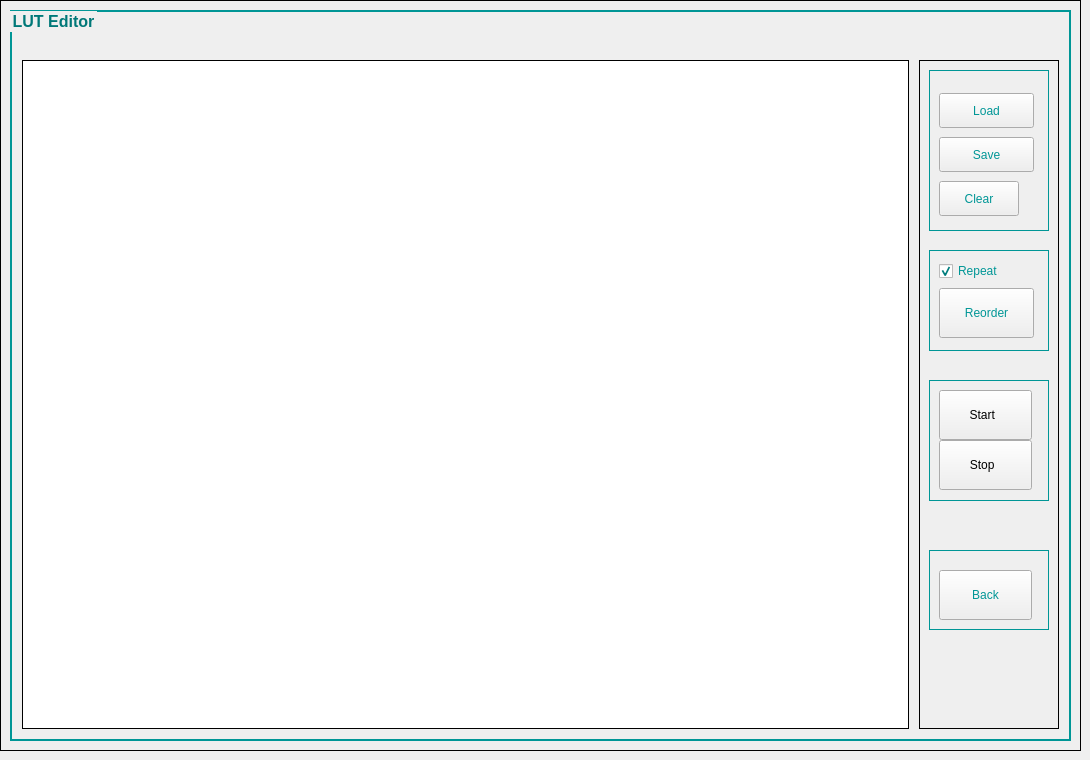
            <widget class="QWidget" name="lutEditorPage">
             <widget class="QFrame" name="frame_lutEditMode">
              <property name="geometry">
               <rect>
                <x>0</x>
                <y>0</y>
                <width>1081</width>
                <height>751</height>
               </rect>
              </property>
              <property name="sizePolicy">
               <sizepolicy hsizetype="Expanding" vsizetype="Expanding">
                <horstretch>0</horstretch>
                <verstretch>0</verstretch>
               </sizepolicy>
              </property>
              <property name="minimumSize">
               <size>
                <width>931</width>
                <height>581</height>
               </size>
              </property>
              <property name="styleSheet">
               <string notr="true">QFrame{background-image : url(:/images/img.jpg);
border:1px solid black}</string>
              </property>
              <property name="frameShape">
               <enum>QFrame::StyledPanel</enum>
              </property>
              <property name="frameShadow">
               <enum>QFrame::Raised</enum>
              </property>
              <layout class="QGridLayout" name="gridLayout_28">
               <item row="0" column="0">
                <widget class="QGroupBox" name="groupBox_LutEditMode">
                 <property name="sizePolicy">
                  <sizepolicy hsizetype="Expanding" vsizetype="Expanding">
                   <horstretch>0</horstretch>
                   <verstretch>0</verstretch>
                  </sizepolicy>
                 </property>
                 <property name="minimumSize">
                  <size>
                   <width>0</width>
                   <height>0</height>
                  </size>
                 </property>
                 <property name="font">
                  <font>
                   <family>Arial</family>
                   <pointsize>12</pointsize>
                   <weight>75</weight>
                   <bold>true</bold>
                  </font>
                 </property>
                 <property name="contextMenuPolicy">
                  <enum>Qt::NoContextMenu</enum>
                 </property>
                 <property name="autoFillBackground">
                  <bool>false</bool>
                 </property>
                 <property name="styleSheet">
                  <string notr="true">QGroupBox{ border: 1.5px solid ;
background-color: transparent;
border-color: rgb(0,150,150);
color:rgb(0,120,120);
;}</string>
                 </property>
                 <property name="title">
                  <string>LUT Editor</string>
                 </property>
                 <layout class="QHBoxLayout" name="horizontalLayout_48">
                  <property name="spacing">
                   <number>10</number>
                  </property>
                  <property name="sizeConstraint">
                   <enum>QLayout::SetDefaultConstraint</enum>
                  </property>
                  <property name="topMargin">
                   <number>25</number>
                  </property>
                  <item>
                   <widget class="QTableWidget" name="lutEditTableWidget">
                    <property name="sizePolicy">
                     <sizepolicy hsizetype="Expanding" vsizetype="Expanding">
                      <horstretch>0</horstretch>
                      <verstretch>0</verstretch>
                     </sizepolicy>
                    </property>
                    <property name="minimumSize">
                     <size>
                      <width>0</width>
                      <height>0</height>
                     </size>
                    </property>
                    <attribute name="horizontalHeaderVisible">
                     <bool>false</bool>
                    </attribute>
                    <attribute name="horizontalHeaderDefaultSectionSize">
                     <number>150</number>
                    </attribute>
                    <attribute name="horizontalHeaderStretchLastSection">
                     <bool>true</bool>
                    </attribute>
                    <attribute name="verticalHeaderVisible">
                     <bool>false</bool>
                    </attribute>
                    <attribute name="verticalHeaderStretchLastSection">
                     <bool>false</bool>
                    </attribute>
                    <column>
                     <property name="text">
                      <string>SNO</string>
                     </property>
                    </column>
                    <column>
                     <property name="text">
                      <string>LUT Entry</string>
                     </property>
                    </column>
                   </widget>
                  </item>
                  <item>
                   <widget class="QFrame" name="frame">
                    <property name="sizePolicy">
                     <sizepolicy hsizetype="Fixed" vsizetype="Expanding">
                      <horstretch>0</horstretch>
                      <verstretch>0</verstretch>
                     </sizepolicy>
                    </property>
                    <property name="minimumSize">
                     <size>
                      <width>140</width>
                      <height>0</height>
                     </size>
                    </property>
                    <property name="layoutDirection">
                     <enum>Qt::LeftToRight</enum>
                    </property>
                    <property name="frameShape">
                     <enum>QFrame::StyledPanel</enum>
                    </property>
                    <property name="frameShadow">
                     <enum>QFrame::Raised</enum>
                    </property>
                    <widget class="QGroupBox" name="groupBox_2">
                     <property name="geometry">
                      <rect>
                       <x>10</x>
                       <y>10</y>
                       <width>120</width>
                       <height>161</height>
                      </rect>
                     </property>
                     <property name="styleSheet">
                      <string notr="true">QGroupBox{ border: 1px solid ;
background-color: transparent;
border-color: rgb(0,150,150);
color:rgb(0,120,120);
;}</string>
                     </property>
                     <property name="title">
                      <string/>
                     </property>
                     <widget class="QWidget" name="layoutWidget">
                      <property name="geometry">
                       <rect>
                        <x>10</x>
                        <y>20</y>
                        <width>95</width>
                        <height>131</height>
                       </rect>
                      </property>
                      <layout class="QVBoxLayout" name="verticalLayout_25">
                       <item>
                        <widget class="QPushButton" name="loadButton_LutEdit">
                         <property name="minimumSize">
                          <size>
                           <width>70</width>
                           <height>35</height>
                          </size>
                         </property>
                         <property name="toolTip">
                          <string>Load reorder settings from a file</string>
                         </property>
                         <property name="styleSheet">
                          <string notr="true">QPushButton{
	color:rgb(0,150,150);
}</string>
                         </property>
                         <property name="text">
                          <string>Load</string>
                         </property>
                         <property name="icon">
                          <iconset resource="HiRes.qrc">
                           <normaloff>:/new/prefix1/Icons/load.png</normaloff>:/new/prefix1/Icons/load.png</iconset>
                         </property>
                        </widget>
                       </item>
                       <item>
                        <widget class="QPushButton" name="saveButton_lutEdit">
                         <property name="enabled">
                          <bool>true</bool>
                         </property>
                         <property name="sizePolicy">
                          <sizepolicy hsizetype="Minimum" vsizetype="Fixed">
                           <horstretch>0</horstretch>
                           <verstretch>0</verstretch>
                          </sizepolicy>
                         </property>
                         <property name="minimumSize">
                          <size>
                           <width>70</width>
                           <height>35</height>
                          </size>
                         </property>
                         <property name="toolTip">
                          <string>Save reorder settings to a file</string>
                         </property>
                         <property name="styleSheet">
                          <string notr="true">QPushButton{
	color:rgb(0,150,150);
}</string>
                         </property>
                         <property name="text">
                          <string>Save</string>
                         </property>
                         <property name="icon">
                          <iconset resource="HiRes.qrc">
                           <normaloff>:/new/prefix1/Icons/save.png</normaloff>:/new/prefix1/Icons/save.png</iconset>
                         </property>
                        </widget>
                       </item>
                       <item>
                        <widget class="QPushButton" name="lutEditClearButton">
                         <property name="enabled">
                          <bool>true</bool>
                         </property>
                         <property name="sizePolicy">
                          <sizepolicy hsizetype="Fixed" vsizetype="Fixed">
                           <horstretch>0</horstretch>
                           <verstretch>0</verstretch>
                          </sizepolicy>
                         </property>
                         <property name="minimumSize">
                          <size>
                           <width>40</width>
                           <height>35</height>
                          </size>
                         </property>
                         <property name="toolTip">
                          <string>Clear table</string>
                         </property>
                         <property name="styleSheet">
                          <string notr="true">QPushButton{
	color:rgb(0,150,150);
}</string>
                         </property>
                         <property name="text">
                          <string>Clear</string>
                         </property>
                         <property name="icon">
                          <iconset resource="HiRes.qrc">
                           <normaloff>:/new/prefix1/Icons/delete.png</normaloff>:/new/prefix1/Icons/delete.png</iconset>
                         </property>
                        </widget>
                       </item>
                      </layout>
                     </widget>
                    </widget>
                    <widget class="QGroupBox" name="groupBox_4">
                     <property name="geometry">
                      <rect>
                       <x>10</x>
                       <y>190</y>
                       <width>120</width>
                       <height>101</height>
                      </rect>
                     </property>
                     <property name="styleSheet">
                      <string notr="true">QGroupBox{ border: 1px solid ;
background-color: transparent;
border-color: rgb(0,150,150);
color:rgb(0,120,120);
;}</string>
                     </property>
                     <property name="title">
                      <string/>
                     </property>
                     <widget class="QWidget" name="layoutWidget">
                      <property name="geometry">
                       <rect>
                        <x>10</x>
                        <y>10</y>
                        <width>95</width>
                        <height>79</height>
                       </rect>
                      </property>
                      <layout class="QVBoxLayout" name="verticalLayout_26">
                       <item>
                        <widget class="QCheckBox" name="checkBoxRepeatEditLUT">
                         <property name="toolTip">
                          <string>Check to repeat patterns</string>
                         </property>
                         <property name="styleSheet">
                          <string notr="true">QCheckBox{
	color:rgb(0,150,150);
}</string>
                         </property>
                         <property name="text">
                          <string>Repeat</string>
                         </property>
                         <property name="checked">
                          <bool>true</bool>
                         </property>
                        </widget>
                       </item>
                       <item>
                        <widget class="QPushButton" name="lutEditUpdateButton">
                         <property name="minimumSize">
                          <size>
                           <width>30</width>
                           <height>50</height>
                          </size>
                         </property>
                         <property name="toolTip">
                          <string>Send reorder command to HW</string>
                         </property>
                         <property name="styleSheet">
                          <string notr="true">QPushButton{
	color:rgb(0,150,150);
}</string>
                         </property>
                         <property name="text">
                          <string>Reorder</string>
                         </property>
                         <attribute name="buttonGroup">
                          <string notr="true">buttonGroup</string>
                         </attribute>
                        </widget>
                       </item>
                      </layout>
                     </widget>
                    </widget>
                    <widget class="QGroupBox" name="groupBox_5">
                     <property name="geometry">
                      <rect>
                       <x>10</x>
                       <y>320</y>
                       <width>120</width>
                       <height>121</height>
                      </rect>
                     </property>
                     <property name="styleSheet">
                      <string notr="true">QGroupBox{ border: 1px solid ;
background-color: transparent;
border-color: rgb(0,150,150);
color:rgb(0,120,120);
;}</string>
                     </property>
                     <property name="title">
                      <string/>
                     </property>
                     <widget class="QPushButton" name="startPatSequenceEdit_Button">
                      <property name="geometry">
                       <rect>
                        <x>10</x>
                        <y>10</y>
                        <width>93</width>
                        <height>50</height>
                       </rect>
                      </property>
                      <property name="sizePolicy">
                       <sizepolicy hsizetype="Fixed" vsizetype="Fixed">
                        <horstretch>0</horstretch>
                        <verstretch>0</verstretch>
                       </sizepolicy>
                      </property>
                      <property name="minimumSize">
                       <size>
                        <width>81</width>
                        <height>50</height>
                       </size>
                      </property>
                      <property name="toolTip">
                       <string>Start reordered patterns</string>
                      </property>
                      <property name="text">
                       <string>Start  </string>
                      </property>
                      <property name="icon">
                       <iconset resource="HiRes.qrc">
                        <normaloff>:/new/prefix1/Icons/my_play.png</normaloff>:/new/prefix1/Icons/my_play.png</iconset>
                      </property>
                     </widget>
                     <widget class="QPushButton" name="stopPatSequenceEdit_Button">
                      <property name="geometry">
                       <rect>
                        <x>10</x>
                        <y>60</y>
                        <width>93</width>
                        <height>50</height>
                       </rect>
                      </property>
                      <property name="sizePolicy">
                       <sizepolicy hsizetype="Fixed" vsizetype="Fixed">
                        <horstretch>0</horstretch>
                        <verstretch>0</verstretch>
                       </sizepolicy>
                      </property>
                      <property name="minimumSize">
                       <size>
                        <width>81</width>
                        <height>50</height>
                       </size>
                      </property>
                      <property name="toolTip">
                       <string>Stop patterns</string>
                      </property>
                      <property name="text">
                       <string>Stop  </string>
                      </property>
                      <property name="icon">
                       <iconset resource="HiRes.qrc">
                        <normaloff>:/new/prefix1/Icons/my_stop.png</normaloff>:/new/prefix1/Icons/my_stop.png</iconset>
                      </property>
                     </widget>
                    </widget>
                    <widget class="QGroupBox" name="groupBox_3">
                     <property name="geometry">
                      <rect>
                       <x>10</x>
                       <y>490</y>
                       <width>120</width>
                       <height>80</height>
                      </rect>
                     </property>
                     <property name="styleSheet">
                      <string notr="true">QGroupBox{ border: 1px solid ;
background-color: transparent;
border-color: rgb(0,150,150);
color:rgb(0,120,120);
;}</string>
                     </property>
                     <property name="title">
                      <string/>
                     </property>
                     <widget class="QPushButton" name="lutEditBackButton">
                      <property name="geometry">
                       <rect>
                        <x>10</x>
                        <y>20</y>
                        <width>93</width>
                        <height>50</height>
                       </rect>
                      </property>
                      <property name="minimumSize">
                       <size>
                        <width>30</width>
                        <height>50</height>
                       </size>
                      </property>
                      <property name="toolTip">
                       <string>Go back to previous window</string>
                      </property>
                      <property name="styleSheet">
                       <string notr="true">QPushButton{
	color:rgb(0,150,150);
}</string>
                      </property>
                      <property name="text">
                       <string>Back</string>
                      </property>
                     </widget>
                    </widget>
                   </widget>
                  </item>
                 </layout>
                </widget>
               </item>
              </layout>
             </widget>
            </widget>
